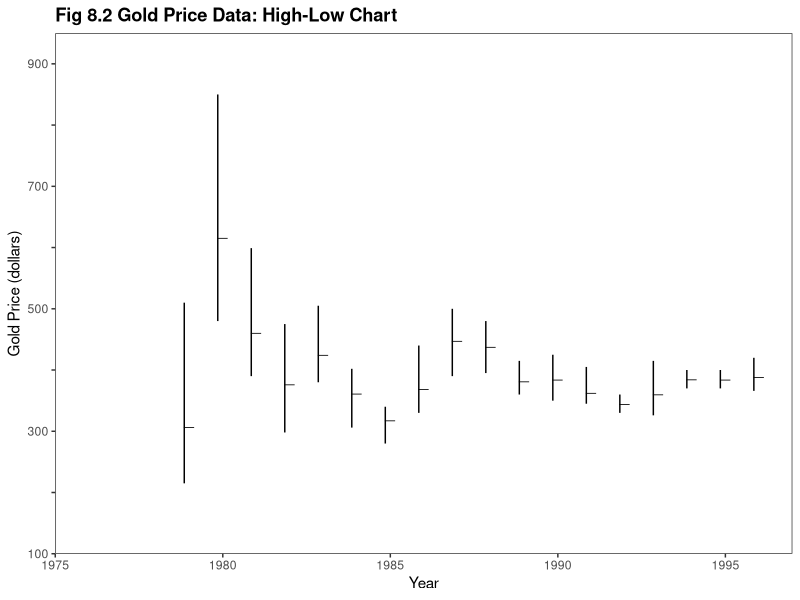
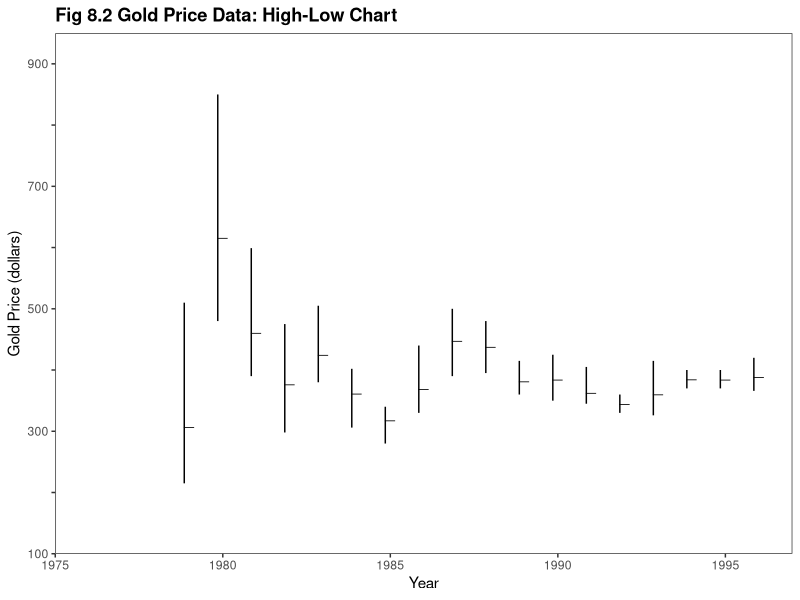

R code for these plots, in order:
library(ggplot2)

this_base <- "fig08-02_gold-price-data-high-low-chart"

my_data <- data.frame( 
  Year = 1979:1996,
  Average = c(306, 615, 460, 376, 424, 361, 317, 368, 447, 437, 381, 
              383.51, 362.11, 343.82, 359.77, 384, 383.79, 387.81),
  High = c(510, 850, 599, 475, 505, 402, 340, 440, 500, 480,
           415, 425, 405, 360, 415, 400, 400, 420),
  Low = c(215, 480, 390, 298, 380, 306, 280, 330, 390, 395, 360,
          350, 345, 330, 326, 370, 370, 366))

p <- ggplot(my_data, aes(x = Year, y = Average)) +
  geom_point(shape = 95, size = 4) + 
  geom_segment(aes(x = Year - 0.15, xend = Year - 0.15,
                   y = Low, yend = High), hjust = 4) +
  scale_x_continuous(breaks = seq(1975, 1995, 5), limits = c(1975, 1997),
                     expand = c(0, 0)) +
  scale_y_continuous(breaks = seq(100, 900, 100), limits = c(100, 950),
                     expand = c(0, 0),
                     labels = c(100, "", 300, "", 500, "", 700, "", 900)) +
  labs(x = "Year", y = "Gold Price (dollars)") + 
  ggtitle("Fig 8.2 Gold Price Data: High-Low Chart") +
  theme_bw() +
  theme(panel.grid.major = element_blank(),
        panel.grid.minor = element_blank(),
        plot.title = element_text(size = rel(1.2), face = "bold"))

p

ggsave(paste0(this_base, ".png"), 
       p, width = 7, height = 5)
